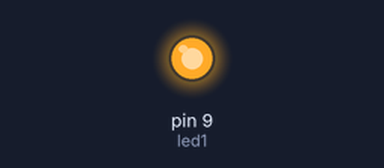
A sketch run on a simulated Arduino Uno, built with avr-gcc and run on an emulated ATmega328P. Parts: output pins drawn as LEDs (lit = HIGH).

Above: at 0.05 s.
Timing chart, 0 to 3.0 s (numbered marks = the images above):
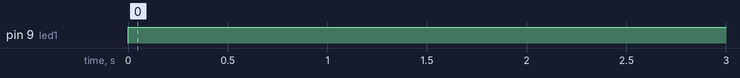

The sketch:

blink.ino
```cpp
int led1 = 9;
int led2 = 12;
int led3 = 8;

void setup() {
  // put your setup code here, to run once:
  pinMode(led1,OUTPUT);
//  pinMode(led2,OUTPUT);
//  pinMode(led3,OUTPUT);
  //pinMode()
}

void loop() {
  // put your main code here, to run repeatedly:

  digitalWrite(led1, HIGH);
  delay(1000);
  digitalWrite(led1, LOW);

//  digitalWrite(led2, HIGH);
//  delay(100);
//  digitalWrite(led2, LOW);
//
//  digitalWrite(led3, HIGH);
//  delay(100);
//  digitalWrite(led3, LOW);
//
////  digitalWrite(led3, HIGH);
////  delay(300);
////  digitalWrite(led3, LOW);
//
//  digitalWrite(led2, HIGH);
//  delay(100);
//  digitalWrite(led2, LOW);

//  digitalWrite(led1, HIGH);
//  delay(300);
//  digitalWrite(led1, LOW);


}
```

Measured:
- by itself, pin 9 (led1): LOW → HIGH at 0.00 s
